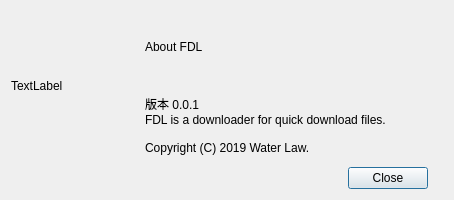
<?xml version="1.0" encoding="UTF-8"?>
<ui version="4.0">
 <class>AboutDialog</class>
 <widget class="QDialog" name="AboutDialog">
  <property name="geometry">
   <rect>
    <x>0</x>
    <y>0</y>
    <width>454</width>
    <height>200</height>
   </rect>
  </property>
  <property name="windowTitle">
   <string>About FDL</string>
  </property>
  <layout class="QVBoxLayout" name="verticalLayout">
   <item>
    <layout class="QGridLayout" name="gridLayout">
     <item row="0" column="0" rowspan="2">
      <widget class="QLabel" name="mLogoLabel">
       <property name="sizePolicy">
        <sizepolicy hsizetype="Preferred" vsizetype="Preferred">
         <horstretch>3</horstretch>
         <verstretch>0</verstretch>
        </sizepolicy>
       </property>
       <property name="text">
        <string>TextLabel</string>
       </property>
       <property name="margin">
        <number>30</number>
       </property>
      </widget>
     </item>
     <item row="0" column="1">
      <widget class="QLabel" name="mAppLabel">
       <property name="sizePolicy">
        <sizepolicy hsizetype="Preferred" vsizetype="Preferred">
         <horstretch>7</horstretch>
         <verstretch>0</verstretch>
        </sizepolicy>
       </property>
       <property name="focusPolicy">
        <enum>Qt::NoFocus</enum>
       </property>
       <property name="acceptDrops">
        <bool>false</bool>
       </property>
       <property name="text">
        <string>About FDL</string>
       </property>
       <property name="textFormat">
        <enum>Qt::AutoText</enum>
       </property>
      </widget>
     </item>
     <item row="1" column="1">
      <widget class="QLabel" name="mCopyrightLabel">
       <property name="sizePolicy">
        <sizepolicy hsizetype="Preferred" vsizetype="Preferred">
         <horstretch>7</horstretch>
         <verstretch>0</verstretch>
        </sizepolicy>
       </property>
       <property name="text">
        <string>版本 0.0.1
FDL is a downloader for quick download files.

Copyright (C) 2019 Water Law.</string>
       </property>
       <property name="wordWrap">
        <bool>true</bool>
       </property>
      </widget>
     </item>
     <item row="2" column="0" colspan="2">
      <layout class="QHBoxLayout" name="horizontalLayout">
       <item>
        <spacer name="horizontalSpacer">
         <property name="orientation">
          <enum>Qt::Horizontal</enum>
         </property>
         <property name="sizeHint" stdset="0">
          <size>
           <width>278</width>
           <height>20</height>
          </size>
         </property>
        </spacer>
       </item>
       <item>
        <widget class="QPushButton" name="mClosePushButton">
         <property name="text">
          <string>Close</string>
         </property>
        </widget>
       </item>
       <item>
        <spacer name="horizontalSpacer_2">
         <property name="orientation">
          <enum>Qt::Horizontal</enum>
         </property>
         <property name="sizeType">
          <enum>QSizePolicy::Preferred</enum>
         </property>
         <property name="sizeHint" stdset="0">
          <size>
           <width>15</width>
           <height>20</height>
          </size>
         </property>
        </spacer>
       </item>
      </layout>
     </item>
    </layout>
   </item>
  </layout>
 </widget>
 <resources/>
 <connections>
  <connection>
   <sender>mClosePushButton</sender>
   <signal>clicked()</signal>
   <receiver>AboutDialog</receiver>
   <slot>accept()</slot>
   <hints>
    <hint type="sourcelabel">
     <x>376</x>
     <y>169</y>
    </hint>
    <hint type="destinationlabel">
     <x>160</x>
     <y>-11</y>
    </hint>
   </hints>
  </connection>
 </connections>
</ui>
